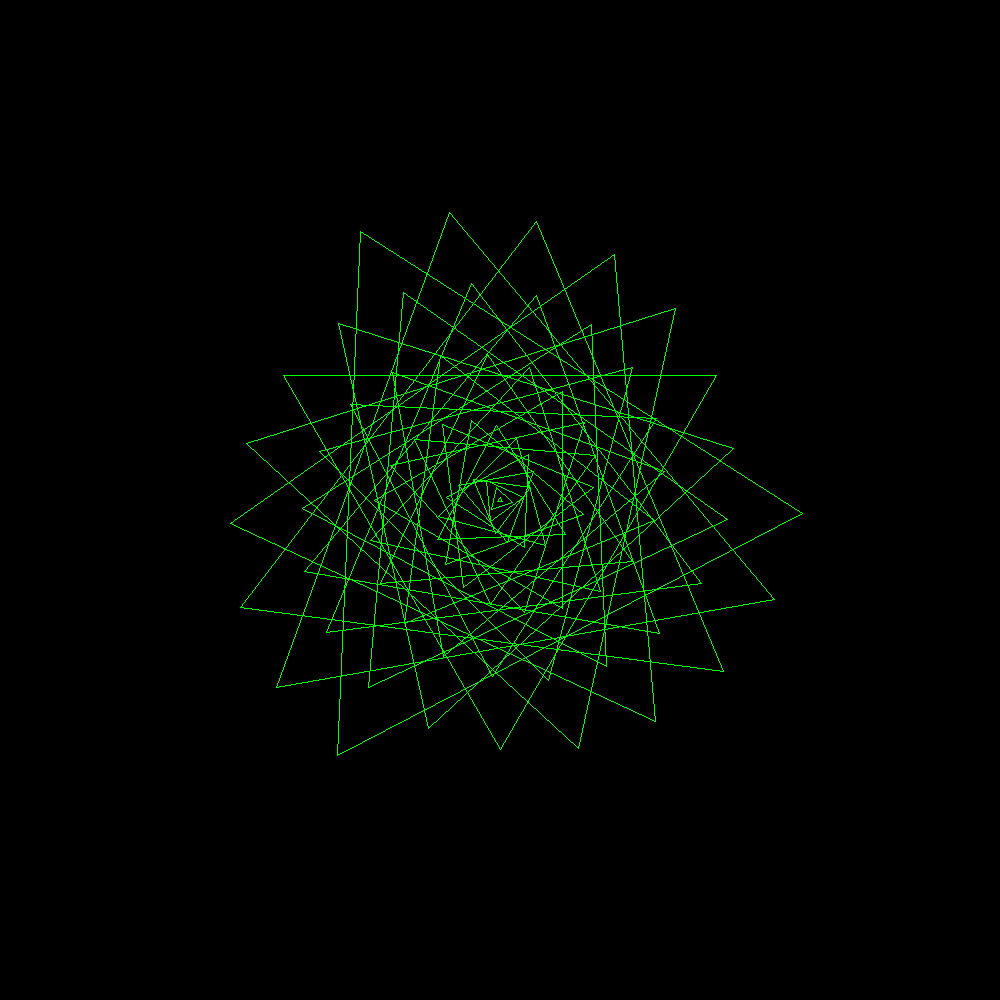

This chart was generated by the following Python code:
from PIL import Image, ImageDraw

# Setup
img_width = 1000
img_height = 1000
img = Image.new("RGB", (img_width, img_height))
draw = ImageDraw.Draw(img)

# Draw
radius = 3
for i in range(30):
    draw.regular_polygon((500, 500, radius+(i*10)), 3, outline='lime', rotation=137.5*i)
    radius = radius * 1.05

# Saves the picture
img_path = __file__.replace('.py', '.png')
img.save(img_path)
print(f'Saved {img_path}')
img.show()
